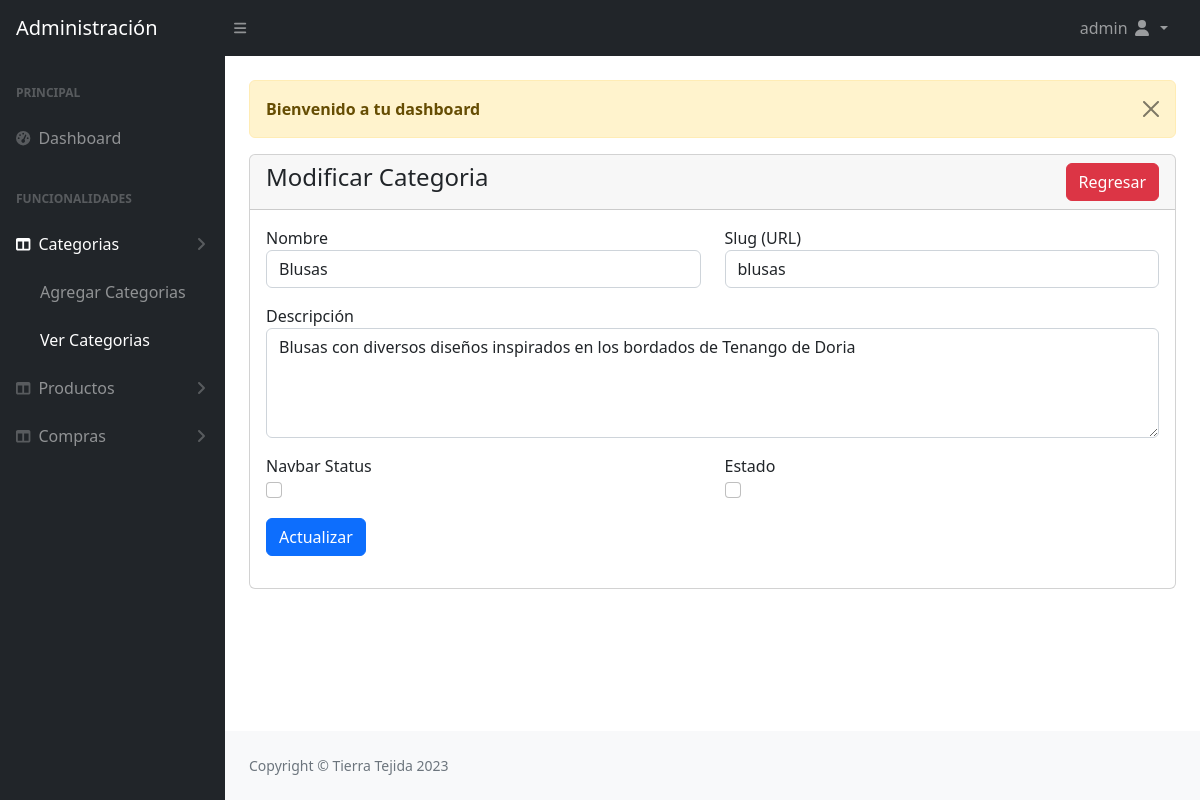
Page /admin/category-edit.php?id=4 (signed in) on the committed database.
### tables this page shows
CREATE TABLE `categorias` (
  `id` int(11) NOT NULL,
  `nombre` varchar(191) NOT NULL,
  `slug` varchar(191) NOT NULL,
  `descripcion` text DEFAULT NULL,
  `navbar_status` tinyint(1) DEFAULT 0,
  `status` tinyint(1) DEFAULT 0 COMMENT '0=visible, 1=hidden, 2=deleted'
);

### admin/category-edit.php (the view, shortened to what this page needs)
<?php
    include('authentication.php');
    include('includes/header.php');
?>
<div class="container-fluid px-4">
    <div class="row mt-4">
        <div class="col-md-12">
            <?php include('message.php') ?>
            <div class="card">
                <div class="card-header">
                    <h4> Modificar Categoria
                        <a href="category-view.php" class="btn btn-danger float-end">Regresar</a>
                    </h4>
                </div>
                <div class="card-body">
                <?php
                    if(isset($_GET['id'])){
                        $category_id = $_GET['id'];
                        $category_edit = "SELECT * FROM categorias WHERE id= '$category_id'";
                        $category_run = mysqli_query($conn, $category_edit);
                        if(mysqli_num_rows($category_run) > 0){
                            foreach($category_run as $category){
                ?>
                    <form action="code.php" method="POST">
                        <div class="row">
                            <div class="col-md-6 mb-3">
                                <label for="">Nombre</label>
                                <input type="text" name="name" value="<?= $category['nombre']; ?>" class="form-control">
                            </div>
                            <div class="col-md-6 mb-3">
                                <label for="">Slug (URL) </label>
                                <input type="text" name="slug" value="<?= $category['slug']; ?>" class="form-control">
                            </div>
                            <div class="col-md-12 mb-3">
                                <label for="">Descripción</label>
                                <textarea name="description" class="form-control" rows="4"><?= $category['descripcion']; ?></textarea>
                            </div>
                            <div class="col-md-6 mb-3">
                                <label for="">Navbar Status</label> <br/>
                                <input type="checkbox" name="navbar_status" <?= $category['navbar_status'] == '1' ? 'checked' : '' ?> class="form-check-input">
                            </div>
                            <div class="col-md-6 mb-3">
                                <label for="">Estado</label> </br>
                                <input type="checkbox" name="status"  <?= $category['status'] == '1' ? 'checked' : '' ?>  class="form-check-input">
                            </div>
                            <div class="col-md-12 mb-3">
                                <button type="submit" name="category_update"class="btn btn-primary">Actualizar</button>
                            </div>
                        </div>
                    </form>
                <?php
                    }
                    } else {
                        ?>
                            <h4>No se encontró información</h4>
                        <?php
                    }
                }
                ?>
                </div>
            </div>
        </div>
    </div>
</div>
<?php
    include('includes/footer.php');
    include('includes/scripts.php');
?>

### rows in the picture
categorias: name "Blusas", slug "blusas", description "Blusas con diversos diseños inspirados en los bordados de Tenango de Doria"

### other values in the picture
$_SESSION['auth_user']['user_name'] "admin"
$_SESSION['message'] "Bienvenido a tu dashboard"
